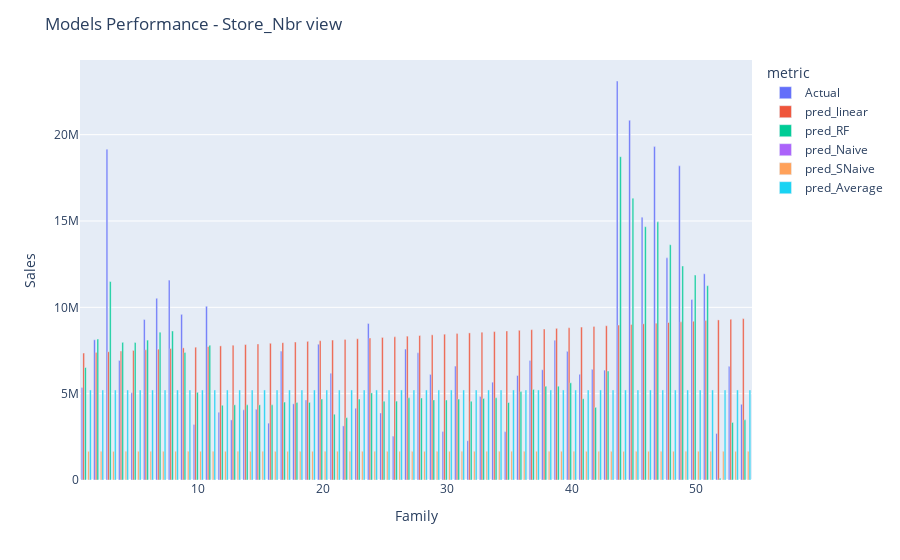

The notebook cell saved with this chart:
### Markdown cell above
Family breakdown - How far are we off the prediction

### Code cell
#### Merged all results from models together
data = result.groupby("store_nbr")["Actual","pred"].sum().reset_index()
data = data.rename(columns={'pred': 'pred_linear'})
merged_data = data.merge(result2.groupby("store_nbr")["pred"].sum().reset_index(),on='store_nbr')
merged_data=merged_data.rename(columns={'pred': 'pred_RF'})
merged_data = merged_data.merge(result3.groupby("store_nbr")["pred"].sum().reset_index(),on='store_nbr')
merged_data=merged_data.rename(columns={'pred': 'pred_Naive'})
merged_data = merged_data.merge(result4.groupby("store_nbr")["pred"].sum().reset_index(),on='store_nbr')
merged_data=merged_data.rename(columns={'pred': 'pred_SNaive'})
merged_data = merged_data.merge(result5.groupby("store_nbr")["pred"].sum().reset_index(),on='store_nbr')
merged_data=merged_data.rename(columns={'pred': 'pred_Average'})
#Melt the data to show it as an histogram
melted_data = merged_data.melt(id_vars="store_nbr", value_vars=["Actual","pred_linear", "pred_RF",'pred_Naive','pred_SNaive','pred_Average'], var_name="metric", value_name="value")

hist = px.bar(melted_data, x="store_nbr", y="value", color="metric", barmode="group")
hist.update_layout(title='Models Performance - Store_Nbr view', xaxis_title='Family', yaxis_title='Sales')
hist.show()

### Figure 1 — Plotly figure (JSON) as saved in the notebook; plotly's stock layout.template omitted (floating-point values rounded to 4 significant figures)
{"data": [{"alignmentgroup": "True", "hovertemplate": "metric=Actual<br>store_nbr=%{x}<br>value=%{y}<extra></extra>", "legendgroup": "Actual", "marker": {"color": "#636efa", "pattern": {"shape": ""}}, "name": "Actual", "offsetgroup": "Actual", "orientation": "v", "showlegend": true, "textposition": "auto", "type": "bar", "x": [1, 2, 3, 4, 5, 6, 7, 8, 9, 10, 11, 12, 13, 14, 15, 16, 17, 18, 19, 20, 21, 22, 23, 24, 25, 26, 27, 28, 29, 30, 31, 32, 33, 34, 35, 36, 37, 38, 39, 40, 41, 42, 43, 44, 45, 46, 47, 48, 49, 50, 51, 52, 53, 54], "xaxis": "x", "y": [5358891, 8120125, 19152226, 6925814, 5048235, 9294367, 10524264, 11575862, 9592862, 3218075, 10062551, 3919000.0, 3481000.0, 4064000.0, 4096000.0, 3294000.0, 7466000.0, 4411802, 4638000.0, 7863000.0, 6189000.0, 3133138, 4158000.0, 9064474, 3882067, 2541000.0, 7584000.0, 7368000.0, 6115487, 2810000.0, 6597425, 2278000.0, 4839283, 5666000.0, 2799000.0, 6051000.0, 6926000.0, 6384286, 8095000.0, 7452098, 6121000.0, 6410957, 6364000.0, 23108156, 20836494, 15224414, 19309842, 12865729, 18193764, 10453572, 11942524, 2696000.0, 6585949, 4384992], "yaxis": "y"}, {"alignmentgroup": "True", "hovertemplate": "metric=pred_linear<br>store_nbr=%{x}<br>value=%{y}<extra></extra>", "legendgroup": "pred_linear", "marker": {"color": "#EF553B", "pattern": {"shape": ""}}, "name": "pred_linear", "offsetgroup": "pred_linear", "orientation": "v", "showlegend": true, "textposition": "auto", "type": "bar", "x": [1, 2, 3, 4, 5, 6, 7, 8, 9, 10, 11, 12, 13, 14, 15, 16, 17, 18, 19, 20, 21, 22, 23, 24, 25, 26, 27, 28, 29, 30, 31, 32, 33, 34, 35, 36, 37, 38, 39, 40, 41, 42, 43, 44, 45, 46, 47, 48, 49, 50, 51, 52, 53, 54], "xaxis": "x", "y": [7353000.0, 7391000.0, 7429000.0, 7466000.0, 7504000.0, 7541000.0, 7579000.0, 7617000.0, 7654000.0, 7692000.0, 7729000.0, 7767000.0, 7805000.0, 7842000.0, 7880000.0, 7917000.0, 7955000.0, 7993000.0, 8030000.0, 8068000.0, 8105000.0, 8143000.0, 8181000.0, 8218000.0, 8256000.0, 8294000.0, 8331000.0, 8369000.0, 8406000.0, 8444000.0, 8482000.0, 8519000.0, 8557000.0, 8594000.0, 8632000.0, 8670000.0, 8707000.0, 8745000.0, 8782000.0, 8820000.0, 8858000.0, 8895000.0, 8933000.0, 8970000.0, 9008000.0, 9046000.0, 9083000.0, 9121000.0, 9158000.0, 9196000.0, 9234000.0, 9271000.0, 9309000.0, 9346000.0], "yaxis": "y"}, {"alignmentgroup": "True", "hovertemplate": "metric=pred_RF<br>store_nbr=%{x}<br>value=%{y}<extra></extra>", "legendgroup": "pred_RF", "marker": {"color": "#00cc96", "pattern": {"shape": ""}}, "name": "pred_RF", "offsetgroup": "pred_RF", "orientation": "v", "showlegend": true, "textposition": "auto", "type": "bar", "x": [1, 2, 3, 4, 5, 6, 7, 8, 9, 10, 11, 12, 13, 14, 15, 16, 17, 18, 19, 20, 21, 22, 23, 24, 25, 26, 27, 28, 29, 30, 31, 32, 33, 34, 35, 36, 37, 38, 39, 40, 41, 42, 43, 44, 45, 46, 47, 48, 49, 50, 51, 52, 53, 54], "xaxis": "x", "y": [6515000.0, 8162000.0, 11490000.0, 7973000.0, 7964000.0, 8102000.0, 8561000.0, 8631000.0, 7384000.0, 5079000.0, 7804000.0, 4329000.0, 4353000.0, 4352000.0, 4353000.0, 4352000.0, 4514000.0, 4493000.0, 4495000.0, 4691000.0, 3809000.0, 3609000.0, 4690000.0, 5043000.0, 4567000.0, 4569000.0, 4759000.0, 4750000.0, 4639000.0, 4634000.0, 4689000.0, 4561000.0, 4724000.0, 4761000.0, 4485000.0, 5122000.0, 5247000.0, 5425000.0, 5432000.0, 5628000.0, 4709000.0, 4208000.0, 6307000.0, 18720000.0, 16320000.0, 14670000.0, 14950000.0, 13620000.0, 12400000.0, 11870000.0, 11250000.0, 108200.0, 3334000.0, 3483000.0], "yaxis": "y"}, {"alignmentgroup": "True", "hovertemplate": "metric=pred_Naive<br>store_nbr=%{x}<br>value=%{y}<extra></extra>", "legendgroup": "pred_Naive", "marker": {"color": "#ab63fa", "pattern": {"shape": ""}}, "name": "pred_Naive", "offsetgroup": "pred_Naive", "orientation": "v", "showlegend": true, "textposition": "auto", "type": "bar", "x": [1, 2, 3, 4, 5, 6, 7, 8, 9, 10, 11, 12, 13, 14, 15, 16, 17, 18, 19, 20, 21, 22, 23, 24, 25, 26, 27, 28, 29, 30, 31, 32, 33, 34, 35, 36, 37, 38, 39, 40, 41, 42, 43, 44, 45, 46, 47, 48, 49, 50, 51, 52, 53, 54], "xaxis": "x", "y": [0, 0, 0, 0, 0, 0, 0, 0, 0, 0, 0, 0, 0, 0, 0, 0, 0, 0, 0, 0, 0, 0, 0, 0, 0, 0, 0, 0, 0, 0, 0, 0, 0, 0, 0, 0, 0, 0, 0, 0, 0, 0, 0, 0, 0, 0, 0, 0, 0, 0, 0, 0, 0, 0], "yaxis": "y"}, {"alignmentgroup": "True", "hovertemplate": "metric=pred_SNaive<br>store_nbr=%{x}<br>value=%{y}<extra></extra>", "legendgroup": "pred_SNaive", "marker": {"color": "#FFA15A", "pattern": {"shape": ""}}, "name": "pred_SNaive", "offsetgroup": "pred_SNaive", "orientation": "v", "showlegend": true, "textposition": "auto", "type": "bar", "x": [1, 2, 3, 4, 5, 6, 7, 8, 9, 10, 11, 12, 13, 14, 15, 16, 17, 18, 19, 20, 21, 22, 23, 24, 25, 26, 27, 28, 29, 30, 31, 32, 33, 34, 35, 36, 37, 38, 39, 40, 41, 42, 43, 44, 45, 46, 47, 48, 49, 50, 51, 52, 53, 54], "xaxis": "x", "y": [1661000.0, 1663000.0, 1661000.0, 1663000.0, 1664000.0, 1665000.0, 1665000.0, 1666000.0, 1667000.0, 1666000.0, 1666000.0, 1664000.0, 1664000.0, 1662000.0, 1663000.0, 1660000.0, 1663000.0, 1664000.0, 1665000.0, 1665000.0, 1667000.0, 1667000.0, 1666000.0, 1667000.0, 1664000.0, 1665000.0, 1662000.0, 1663000.0, 1661000.0, 1663000.0, 1663000.0, 1665000.0, 1665000.0, 1667000.0, 1667000.0, 1666000.0, 1666000.0, 1665000.0, 1665000.0, 1662000.0, 1663000.0, 1661000.0, 1663000.0, 1662000.0, 1663000.0, 1664000.0, 1665000.0, 1666000.0, 1665000.0, 1665000.0, 1664000.0, 1665000.0, 1662000.0, 1663000.0], "yaxis": "y"}, {"alignmentgroup": "True", "hovertemplate": "metric=pred_Average<br>store_nbr=%{x}<br>value=%{y}<extra></extra>", "legendgroup": "pred_Average", "marker": {"color": "#19d3f3", "pattern": {"shape": ""}}, "name": "pred_Average", "offsetgroup": "pred_Average", "orientation": "v", "showlegend": true, "textposition": "auto", "type": "bar", "x": [1, 2, 3, 4, 5, 6, 7, 8, 9, 10, 11, 12, 13, 14, 15, 16, 17, 18, 19, 20, 21, 22, 23, 24, 25, 26, 27, 28, 29, 30, 31, 32, 33, 34, 35, 36, 37, 38, 39, 40, 41, 42, 43, 44, 45, 46, 47, 48, 49, 50, 51, 52, 53, 54], "xaxis": "x", "y": [5215000.0, 5215000.0, 5215000.0, 5215000.0, 5215000.0, 5215000.0, 5215000.0, 5215000.0, 5215000.0, 5215000.0, 5215000.0, 5215000.0, 5215000.0, 5215000.0, 5215000.0, 5215000.0, 5215000.0, 5215000.0, 5215000.0, 5215000.0, 5215000.0, 5215000.0, 5215000.0, 5215000.0, 5215000.0, 5215000.0, 5215000.0, 5215000.0, 5215000.0, 5215000.0, 5215000.0, 5215000.0, 5215000.0, 5215000.0, 5215000.0, 5215000.0, 5215000.0, 5215000.0, 5215000.0, 5215000.0, 5215000.0, 5215000.0, 5215000.0, 5215000.0, 5215000.0, 5215000.0, 5215000.0, 5215000.0, 5215000.0, 5215000.0, 5215000.0, 5215000.0, 5215000.0, 5215000.0], "yaxis": "y"}], "layout": {"barmode": "group", "legend": {"title": {"text": "metric"}, "tracegroupgap": 0}, "margin": {"t": 60}, "title": {"text": "Models Performance - Store_Nbr view"}, "xaxis": {"anchor": "y", "domain": [0, 1], "title": {"text": "Family"}}, "yaxis": {"anchor": "x", "domain": [0, 1], "title": {"text": "Sales"}}}}
